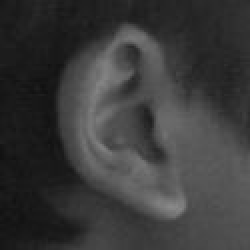
#> input picture Dataset/RIGHT/Right Visible/R02x0133v2.jpg, 125 x 125 px, found by its file name (shown 2 times larger)
$ jupyter execute --allow-errors Main.ipynb   (older library calls are emulated)
#> lines starting #> are read from the running program, lines starting #| are printed output that depends on the picture
### metrics/Metric.py
import numpy as np
from scipy.signal import convolve2d
from metrics.Qabf import get_Qabf
from metrics.Nabf import get_Nabf
import math
from metrics.ssim import ssim, ms_ssim


# [107 lines left out: functions EN_function, SF_function, SD_function, PSNR_function, MSE_function, fspecial_gaussian and 1 more, not called in this run]


def VIF_function(A, B, F):
    VIF = vifp_mscale(A, F) + vifp_mscale(B, F)
    return VIF


# [14 lines left out: functions CC_function, corr2, not called in this run]


def SCD_function(A, B, F):
    r = corr2(F - B, A) + corr2(F - A, B)
    return r


def Qabf_function(A, B, F):
    return get_Qabf(A, B, F)


def Nabf_function(A, B, F):
    return Nabf_function(A, B, F)


# [53 lines left out: functions Hab, MI_function, MI_function2, AG_function, not called in this run]


def SSIM_function(A, B, F):
    ssim_A = ssim(A, F)
    ssim_B = ssim(B, F)
    SSIM = ssim_B/2 + ssim_A/2
    return SSIM.item()


# [5 lines left out: function MS_SSIM_function, not called in this run]


def Nabf_function(A, B, F):
    Nabf = get_Nabf(A, B, F)
    return Nabf

### Main.ipynb
# Fusion of Thermal and Visible Ear Images for improved Biometric identification Using Unsupervised Learning

[cell 1]
import cv2
import numpy as np
import matplotlib.pyplot as plt
import pywt
from sklearn.decomposition import PCA
from metrics import Metric,SSIM_function,PSNR_function,Qabf_function,Nabf_function,MI_function,MSE_function,SCD_function,MS_SSIM_function

[cell 2]
vi_image_path = r"C:\Users\sriram\Desktop\SMEC ECE\SEC - D projects\DIAST Variability Illuminated Thermal and Visible Ear Images code\DIAST Variability Illuminated Thermal and Visible Ear Images Datasets\Dataset\RIGHT\Right Visible\R02x0133v2.jpg"
ir_image_path = r"C:\Users\sriram\Desktop\SMEC ECE\SEC - D projects\DIAST Variability Illuminated Thermal and Visible Ear Images code\DIAST Variability Illuminated Thermal and Visible Ear Images Datasets\Dataset\RIGHT\Right Thermal\R02x0133t2.jpg"

vi_image = cv2.imread(vi_image_path, cv2.IMREAD_GRAYSCALE)
#> vi_image is the input picture: shape (125, 125); min 16, max 137, mean 58.6
ir_image = cv2.imread(ir_image_path, cv2.IMREAD_GRAYSCALE)
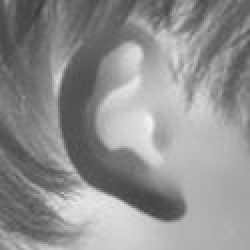
#> input picture Dataset/RIGHT/Right Thermal/R02x0133t2.jpg, 125 x 125 px, found by its file name (shown 2 times larger)
#> ir_image is the input picture: shape (125, 125); min 60, max 244, mean 144.2

target_size = (256, 256)  # Choose the target size (width, height)

vi_image = cv2.resize(vi_image, target_size, interpolation=cv2.INTER_LINEAR)
#> vi_image: shape (256, 256)
ir_image = cv2.resize(ir_image, target_size, interpolation=cv2.INTER_LINEAR)
#> ir_image: shape (256, 256)


plt.figure(figsize=(10, 5))

plt.subplot(1, 2, 1)
plt.imshow(vi_image, cmap='gray')
plt.title('Visible Image')
plt.axis('off')

plt.subplot(1, 2, 2)
plt.imshow(ir_image, cmap='gray')
plt.title('Thermal Image')
plt.axis('off')

plt.show()
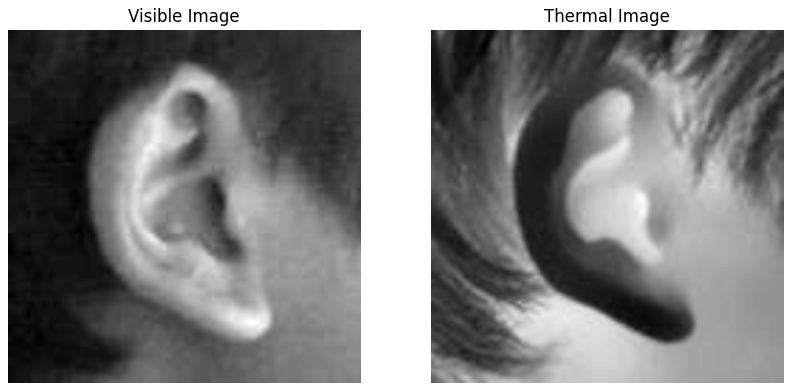
#> figure drawn by matplotlib, 2 panels

[cell 3]
def evaluate_fusion_performance(method, image_vi, image_ir, fused_image):
    import warnings
    warnings.filterwarnings('ignore')

    # Convert images to float32
    image_vi = image_vi.astype(np.float32)
    image_ir = image_ir.astype(np.float32)
    fused_image = fused_image.astype(np.float32)

    # Compute metrics
    ssim_score = SSIM_function(image_vi, image_ir, fused_image)
    psnr_score = PSNR_function(image_vi, image_ir, fused_image)
    qabf_score = Qabf_function(image_vi, image_ir, fused_image)
    mse_score = MSE_function(image_vi, image_ir, fused_image)
    ms_ssim_score = MS_SSIM_function(image_vi, image_ir, fused_image)

    # Print metrics
    print(f"{method} Method SSIM is {ssim_score:.4f}")
    print(f"{method} Method PSNR is {psnr_score:.4f}")
    print(f"{method} Method QABF is {qabf_score:.4f}")
    print(f"{method} Method MSE is {mse_score:.4f}")
    print(f"{method} Method MS SSIM is {ms_ssim_score:.4f}")

    return {
        'SSIM': ssim_score,
        'PSNR': psnr_score,
        'QABF': qabf_score,
        'MSE': mse_score,
        'MS SSIM': ms_ssim_score
    }

[cell 4]
# [47 lines left out: function plot_comparison, not called in this run]

[cell 5]
def swt_fusion(vi_image, ir_image, level=1):
    # Ensure input images have the same shape
#> called with level = 1
    min_shape = min(vi_image.shape, ir_image.shape)
#> min_shape = (256, 256)
    vi_image = vi_image[:min_shape[0], :min_shape[1]]
    ir_image = ir_image[:min_shape[0], :min_shape[1]]

    # Decompose visible and infrared images using SWT
    vis_coeffs = pywt.swt2(vi_image, 'db4', level=level)
#> vis_coeffs = 1 item
    ir_coeffs = pywt.swt2(ir_image, 'db4', level=level)
#> ir_coeffs = 1 item

    # Perform PCA-based fusion rule
    fused_coeffs = []
    for (vis_appro, vis_detail), (ir_appro, ir_detail) in zip(vis_coeffs, ir_coeffs):
        fused_detail = []
        for i in range(len(vis_detail)):
            # Compute PCA
            pca = PCA(n_components=1)
            vis_pca = pca.fit_transform(vis_detail[i].reshape(-1, 1))
            ir_pca = pca.transform(ir_detail[i].reshape(-1, 1))

            # Fuse using maximum rule
            fused_pca = np.maximum(vis_pca, ir_pca)

            # Reshape back to original shape
            fused_pca = fused_pca.reshape(vis_detail[i].shape)
            fused_detail.append(fused_pca)

        fused_coeffs.append((vis_appro, tuple(fused_detail)))
#> this loop made 1 pass
#> after the loop, fused_coeffs = 1 item

    # Reconstruct fused image from coefficients
    fused_image = pywt.iswt2(fused_coeffs, 'db4')

    # Normalize pixel values to 0-255 range
    fused_image = cv2.normalize(fused_image, None, alpha=0, beta=255, norm_type=cv2.NORM_MINMAX, dtype=cv2.CV_8U)
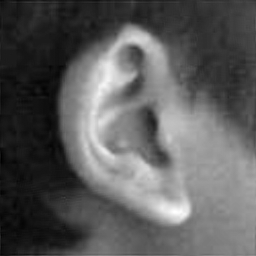
#> fused_image: shape (256, 256); min 0, max 255, mean 91.3

    return fused_image

[cell 6]
fused_image = swt_fusion(vi_image, ir_image)

plt.figure()
plt.imshow(fused_image, cmap='gray')
plt.title('SWT Fused Image')
plt.axis('off')
plt.show()
fused_image = cv2.GaussianBlur(fused_image, (0, 0), 1)
#> (the rest of this cell did not finish here and is left out)


[cell 7]
def multi_level_gaussian_laplacian_pyramid_decomposition(vi_image, ir_image, levels=3):
    # Gaussian pyramid for visible image
#> called with levels = 3
    vi_pyramid = [vi_image.astype(np.float32)]
    for _ in range(levels - 1):
        vi_image = cv2.pyrDown(vi_image)
        vi_pyramid.append(vi_image.astype(np.float32))
#> after the loop, vi_pyramid = 3 items

    # Gaussian pyramid for infrared image
    ir_pyramid = [ir_image.astype(np.float32)]
    for _ in range(levels - 1):
        ir_image = cv2.pyrDown(ir_image)
        ir_pyramid.append(ir_image.astype(np.float32))
#> after the loop, ir_pyramid = 3 items

    # Laplacian pyramid for visible image
    vi_laplacian = [vi_pyramid[levels - 1]]
    for i in range(levels - 2, -1, -1):
        vi_expanded = cv2.pyrUp(vi_pyramid[i + 1], dstsize=(vi_pyramid[i].shape[1], vi_pyramid[i].shape[0]))
        vi_laplacian.append(vi_pyramid[i] - vi_expanded)
#> after the loop, vi_laplacian = 3 items

    # Laplacian pyramid for infrared image
    ir_laplacian = [ir_pyramid[levels - 1]]
    for i in range(levels - 2, -1, -1):
        ir_expanded = cv2.pyrUp(ir_pyramid[i + 1], dstsize=(ir_pyramid[i].shape[1], ir_pyramid[i].shape[0]))
        ir_laplacian.append(ir_pyramid[i] - ir_expanded)
#> after the loop, ir_laplacian = 3 items

    # Blend the Laplacian pyramids
    blended_laplacian = []
    for vi_layer, ir_layer in zip(vi_laplacian, ir_laplacian):
        blended_laplacian.append(vi_layer * 0.5 + ir_layer * 0.5)
#> this loop made 3 passes
#> after the loop, blended_laplacian = 3 items

    # Reconstruct the fused image
    fused_image = blended_laplacian[0]
#> fused_image: shape (64, 64) float32
    for i in range(1, levels):
        fused_image = cv2.pyrUp(fused_image, dstsize=(blended_laplacian[i].shape[1], blended_laplacian[i].shape[0]))
        fused_image += blended_laplacian[i]

    # Normalize pixel values to 0-255 range
    fused_image = cv2.normalize(fused_image, None, alpha=0, beta=255, norm_type=cv2.NORM_MINMAX, dtype=cv2.CV_8U)
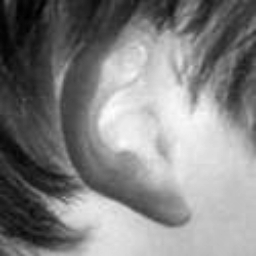
#> fused_image: shape (256, 256); min 0, max 255, mean 130.7

    fig, axs = plt.subplots(levels, 4, figsize=(12, 12))

    # Display each level of the Laplacian and Gaussian pyramids
    for i in range(levels):
        axs[i, 0].imshow(vi_pyramid[i], cmap='gray')
        axs[i, 0].set_title(f'Visible Gaussian Level {i+1}')
        axs[i, 0].axis('off')

        axs[i, 1].imshow(ir_pyramid[i], cmap='gray')
        axs[i, 1].set_title(f'Theraml Gaussian Level {i+1}')
        axs[i, 1].axis('off')

        axs[i, 2].imshow(vi_laplacian[i], cmap='gray')
        axs[i, 2].set_title(f'Visible Laplacian Level {i+1}')
        axs[i, 2].axis('off')

        axs[i, 3].imshow(ir_laplacian[i], cmap='gray')
        axs[i, 3].set_title(f'Infrared Laplacian Level {i+1}')
        axs[i, 3].axis('off')

    plt.tight_layout()
    plt.show()
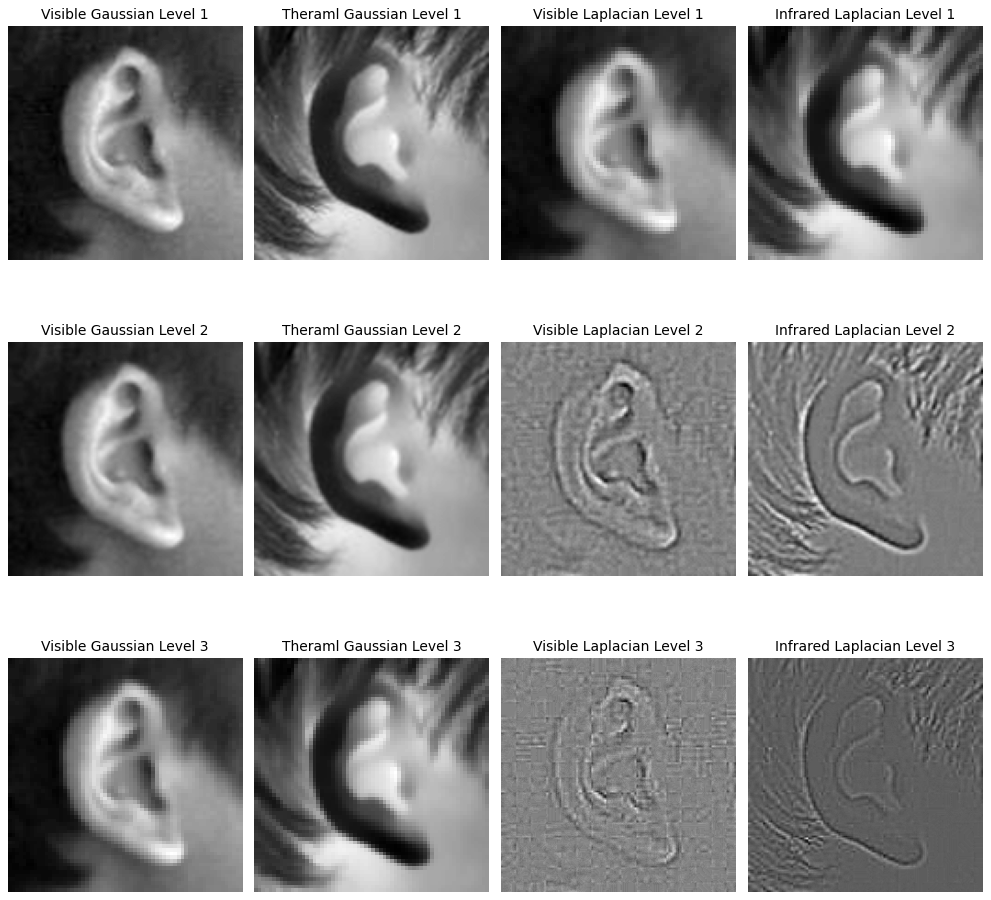
#> figure drawn by matplotlib, 12 panels

    return fused_image

[cell 8]
def gaussian_blur_retinex(image, sigma_list=[15, 80, 250]):
    retinex = np.zeros_like(image, dtype=np.float32)
    for sigma in sigma_list:
        gaussian = cv2.GaussianBlur(image, (0, 0), sigma)
        retinex = np.maximum(retinex, np.log(image + 1) - np.log(gaussian + 1))
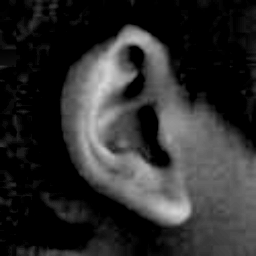
#> retinex: shape (256, 256) float32; min 0, max 0.837, mean 0.178
    return retinex

def Normalized_gaussian_blur_retinex(vi_image, ir_image):
    # Convert images to float32 for processing
    vi_image = vi_image.astype(np.float32)
    ir_image = ir_image.astype(np.float32)

    # Perform multi-scale retinex enhancement
    vi_retinex = gaussian_blur_retinex(vi_image)
    ir_retinex = gaussian_blur_retinex(ir_image)
#> after the loop in gaussian_blur_retinex (call 2), `for sigma in sigma_list:`:
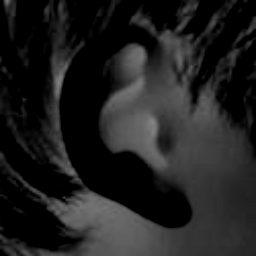
#> retinex: shape (256, 256) float32; min 0, max 0.515, mean 0.127

    # Fuse retinex-enhanced images using weighted averaging
    fused_retinex = 0.5 * (vi_retinex + ir_retinex)
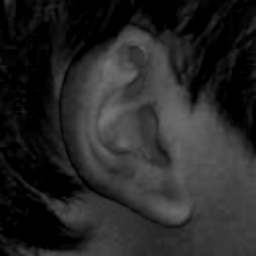
#> fused_retinex: shape (256, 256) float32; min 0, max 0.463, mean 0.153

    # Normalize pixel values to 0-255 range
    fused_image = cv2.normalize(fused_retinex, None, alpha=0, beta=255, norm_type=cv2.NORM_MINMAX, dtype=cv2.CV_8U)
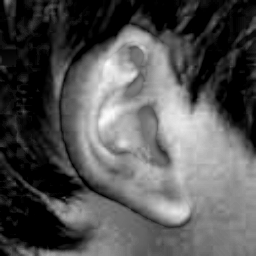
#> fused_image: shape (256, 256); min 0, max 255, mean 84

    return fused_image

[cell 9]
def hybrid_fusion(vi_image, ir_image, levels=3):
    # Perform  pyramid blending
    global pyramid_fused,retinex_fused
    pyramid_fused = multi_level_gaussian_laplacian_pyramid_decomposition(vi_image, ir_image, levels)

    # Perform multi-scale retinex fusion
    retinex_fused = Normalized_gaussian_blur_retinex(vi_image, ir_image)

    # Combine fused images using weighted averaging
    hybrid_fused = 0.5 * (pyramid_fused.astype(np.float32) + retinex_fused.astype(np.float32))
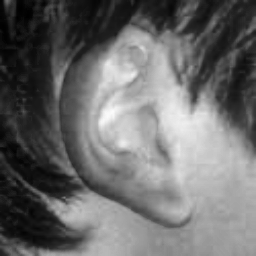
#> hybrid_fused: shape (256, 256) float32; min 0, max 251.5, mean 107.3

    # Normalize pixel values to 0-255 range
    hybrid_fused = cv2.normalize(hybrid_fused, None, alpha=0, beta=255, norm_type=cv2.NORM_MINMAX, dtype=cv2.CV_8U)

    return hybrid_fused

[cell 10]
fused_image = hybrid_fusion(vi_image, ir_image)

[cell 11]
global pyramid_fused,retinex_fused
plt.figure(figsize=(10, 5))
plt.subplot(1, 2, 1)
plt.imshow(pyramid_fused, cmap='gray')
plt.title('MLGLPD Fused Image')
plt.axis('off')

plt.subplot(1, 2, 2)
plt.imshow(retinex_fused, cmap='gray')
plt.title('NGBR Fused Image')
plt.axis('off')

plt.show()

[cell 12]
plt.figure(figsize=(15, 7))

plt.subplot(1, 3, 1)
plt.imshow(vi_image, cmap='gray')
plt.title('Visible Image')
plt.axis('off')

plt.subplot(1, 3, 2)
plt.imshow(ir_image, cmap='gray')
plt.title('Thermal Image')
plt.axis('off')

plt.subplot(1, 3, 3)
plt.imshow(fused_image, cmap='gray')
plt.title('Final Hybrid Fused Image')
plt.axis('off')

plt.show()
ir_image=fused_image

#> (a cell that did not finish here is left out)
